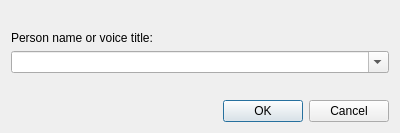
<?xml version="1.0" encoding="UTF-8"?>
<ui version="4.0">
 <class>SubtitleVoiceDialog</class>
 <widget class="QDialog" name="SubtitleVoiceDialog">
  <property name="geometry">
   <rect>
    <x>0</x>
    <y>0</y>
    <width>400</width>
    <height>133</height>
   </rect>
  </property>
  <layout class="QVBoxLayout" name="verticalLayout">
   <item>
    <spacer name="vs1">
     <property name="orientation">
      <enum>Qt::Vertical</enum>
     </property>
     <property name="sizeHint" stdset="0">
      <size>
       <width>20</width>
       <height>40</height>
      </size>
     </property>
    </spacer>
   </item>
   <item>
    <widget class="QLabel" name="labVoice">
     <property name="text">
      <string>Person name or voice title:</string>
     </property>
     <property name="buddy">
      <cstring>voiceList</cstring>
     </property>
    </widget>
   </item>
   <item>
    <widget class="QComboBox" name="voiceList">
     <property name="sizePolicy">
      <sizepolicy hsizetype="Expanding" vsizetype="Fixed">
       <horstretch>0</horstretch>
       <verstretch>0</verstretch>
      </sizepolicy>
     </property>
     <property name="editable">
      <bool>true</bool>
     </property>
     <property name="sizeAdjustPolicy">
      <enum>QComboBox::AdjustToContents</enum>
     </property>
     <property name="placeholderText">
      <string extracomment="CSS">Voice</string>
     </property>
    </widget>
   </item>
   <item>
    <spacer name="vs2">
     <property name="orientation">
      <enum>Qt::Vertical</enum>
     </property>
     <property name="sizeHint" stdset="0">
      <size>
       <width>20</width>
       <height>40</height>
      </size>
     </property>
    </spacer>
   </item>
   <item>
    <widget class="QDialogButtonBox" name="buttonBox">
     <property name="orientation">
      <enum>Qt::Horizontal</enum>
     </property>
     <property name="standardButtons">
      <set>QDialogButtonBox::Cancel|QDialogButtonBox::Ok</set>
     </property>
    </widget>
   </item>
  </layout>
 </widget>
 <resources/>
 <connections>
  <connection>
   <sender>buttonBox</sender>
   <signal>accepted()</signal>
   <receiver>SubtitleVoiceDialog</receiver>
   <slot>accept()</slot>
   <hints>
    <hint type="sourcelabel">
     <x>252</x>
     <y>110</y>
    </hint>
    <hint type="destinationlabel">
     <x>204</x>
     <y>87</y>
    </hint>
   </hints>
  </connection>
  <connection>
   <sender>buttonBox</sender>
   <signal>rejected()</signal>
   <receiver>SubtitleVoiceDialog</receiver>
   <slot>reject()</slot>
   <hints>
    <hint type="sourcelabel">
     <x>316</x>
     <y>260</y>
    </hint>
    <hint type="destinationlabel">
     <x>286</x>
     <y>274</y>
    </hint>
   </hints>
  </connection>
 </connections>
</ui>
